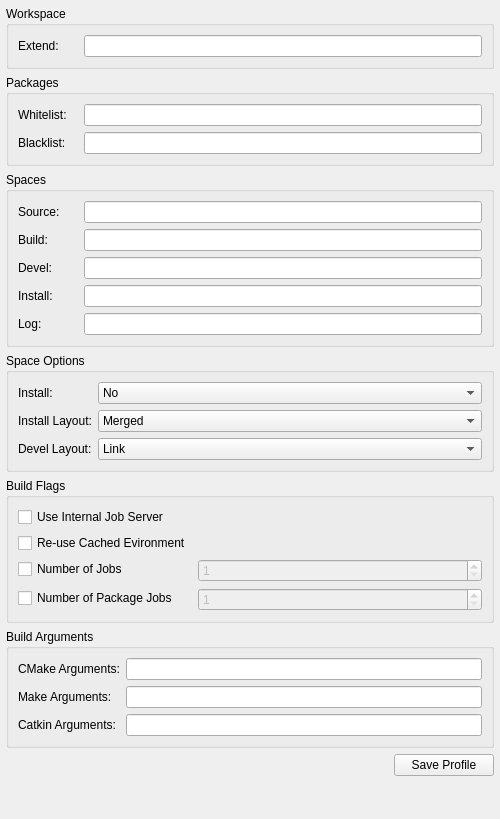
<?xml version="1.0" encoding="UTF-8"?>
<ui version="4.0">
 <class>ROSProjectManager::Internal::ROSCatkinToolsConfigEditor</class>
 <widget class="QWidget" name="ROSProjectManager::Internal::ROSCatkinToolsConfigEditor">
  <property name="geometry">
   <rect>
    <x>0</x>
    <y>0</y>
    <width>500</width>
    <height>819</height>
   </rect>
  </property>
  <property name="sizePolicy">
   <sizepolicy hsizetype="Preferred" vsizetype="Fixed">
    <horstretch>0</horstretch>
    <verstretch>0</verstretch>
   </sizepolicy>
  </property>
  <property name="minimumSize">
   <size>
    <width>0</width>
    <height>0</height>
   </size>
  </property>
  <property name="maximumSize">
   <size>
    <width>16777215</width>
    <height>16777215</height>
   </size>
  </property>
  <layout class="QVBoxLayout" name="verticalLayout">
   <property name="leftMargin">
    <number>6</number>
   </property>
   <property name="topMargin">
    <number>6</number>
   </property>
   <property name="rightMargin">
    <number>6</number>
   </property>
   <property name="bottomMargin">
    <number>6</number>
   </property>
   <item>
    <widget class="QGroupBox" name="groupBox_5">
     <property name="sizePolicy">
      <sizepolicy hsizetype="Preferred" vsizetype="Fixed">
       <horstretch>0</horstretch>
       <verstretch>0</verstretch>
      </sizepolicy>
     </property>
     <property name="title">
      <string>Workspace</string>
     </property>
     <layout class="QFormLayout" name="formLayout_4">
      <item row="0" column="0">
       <widget class="QLabel" name="extendLabel">
        <property name="minimumSize">
         <size>
          <width>60</width>
          <height>0</height>
         </size>
        </property>
        <property name="text">
         <string>Extend:</string>
        </property>
       </widget>
      </item>
      <item row="0" column="1">
       <widget class="QLineEdit" name="extend_paths_lineEdit">
        <property name="enabled">
         <bool>true</bool>
        </property>
        <property name="readOnly">
         <bool>true</bool>
        </property>
        <property name="clearButtonEnabled">
         <bool>false</bool>
        </property>
       </widget>
      </item>
     </layout>
    </widget>
   </item>
   <item>
    <widget class="QGroupBox" name="groupBox">
     <property name="sizePolicy">
      <sizepolicy hsizetype="Preferred" vsizetype="Fixed">
       <horstretch>0</horstretch>
       <verstretch>0</verstretch>
      </sizepolicy>
     </property>
     <property name="title">
      <string>Packages</string>
     </property>
     <layout class="QFormLayout" name="formLayout_3">
      <item row="0" column="0">
       <widget class="QLabel" name="whitelist_label">
        <property name="minimumSize">
         <size>
          <width>60</width>
          <height>0</height>
         </size>
        </property>
        <property name="toolTip">
         <string>&lt;html&gt;&lt;head/&gt;&lt;body&gt;&lt;p&gt;Set the packages on the whitelist. If the whitelist is non-empty, only the packages on the whitelist are built with a bare call to `catkin build`.&lt;/p&gt;&lt;/body&gt;&lt;/html&gt;</string>
        </property>
        <property name="text">
         <string>Whitelist:</string>
        </property>
       </widget>
      </item>
      <item row="0" column="1">
       <widget class="QLineEdit" name="whitelist_lineEdit">
        <property name="enabled">
         <bool>true</bool>
        </property>
        <property name="readOnly">
         <bool>true</bool>
        </property>
        <property name="clearButtonEnabled">
         <bool>false</bool>
        </property>
       </widget>
      </item>
      <item row="1" column="0">
       <widget class="QLabel" name="blacklist_label">
        <property name="minimumSize">
         <size>
          <width>60</width>
          <height>0</height>
         </size>
        </property>
        <property name="text">
         <string>Blacklist:</string>
        </property>
       </widget>
      </item>
      <item row="1" column="1">
       <widget class="QLineEdit" name="blacklist_lineEdit">
        <property name="enabled">
         <bool>true</bool>
        </property>
        <property name="readOnly">
         <bool>true</bool>
        </property>
        <property name="clearButtonEnabled">
         <bool>false</bool>
        </property>
       </widget>
      </item>
     </layout>
    </widget>
   </item>
   <item>
    <widget class="QGroupBox" name="groupBox_2">
     <property name="sizePolicy">
      <sizepolicy hsizetype="Preferred" vsizetype="Fixed">
       <horstretch>0</horstretch>
       <verstretch>0</verstretch>
      </sizepolicy>
     </property>
     <property name="minimumSize">
      <size>
       <width>0</width>
       <height>0</height>
      </size>
     </property>
     <property name="title">
      <string>Spaces</string>
     </property>
     <layout class="QFormLayout" name="formLayout_6">
      <item row="0" column="0">
       <widget class="QLabel" name="space_source_label">
        <property name="minimumSize">
         <size>
          <width>60</width>
          <height>0</height>
         </size>
        </property>
        <property name="text">
         <string>Source:</string>
        </property>
       </widget>
      </item>
      <item row="1" column="0">
       <widget class="QLabel" name="space_build_label">
        <property name="text">
         <string>Build:</string>
        </property>
       </widget>
      </item>
      <item row="2" column="0">
       <widget class="QLabel" name="space_devel_label">
        <property name="text">
         <string>Devel:</string>
        </property>
       </widget>
      </item>
      <item row="3" column="0">
       <widget class="QLabel" name="space_install_label">
        <property name="text">
         <string>Install:</string>
        </property>
       </widget>
      </item>
      <item row="0" column="1">
       <widget class="QLineEdit" name="space_source_lineEdit">
        <property name="enabled">
         <bool>true</bool>
        </property>
        <property name="toolTip">
         <string>The path to the source space.</string>
        </property>
       </widget>
      </item>
      <item row="1" column="1">
       <widget class="QLineEdit" name="space_build_lineEdit">
        <property name="enabled">
         <bool>true</bool>
        </property>
        <property name="toolTip">
         <string>The path to the build space.</string>
        </property>
       </widget>
      </item>
      <item row="2" column="1">
       <widget class="QLineEdit" name="space_devel_lineEdit">
        <property name="enabled">
         <bool>true</bool>
        </property>
        <property name="toolTip">
         <string>The path to the devel space.</string>
        </property>
       </widget>
      </item>
      <item row="3" column="1">
       <widget class="QLineEdit" name="space_install_lineEdit">
        <property name="enabled">
         <bool>true</bool>
        </property>
        <property name="toolTip">
         <string>The path to the install space.</string>
        </property>
       </widget>
      </item>
      <item row="4" column="0">
       <widget class="QLabel" name="space_log_label">
        <property name="text">
         <string>Log:</string>
        </property>
       </widget>
      </item>
      <item row="4" column="1">
       <widget class="QLineEdit" name="space_log_lineEdit">
        <property name="enabled">
         <bool>true</bool>
        </property>
        <property name="toolTip">
         <string>The path to the log space.</string>
        </property>
       </widget>
      </item>
     </layout>
    </widget>
   </item>
   <item>
    <widget class="QGroupBox" name="groupBox_3">
     <property name="sizePolicy">
      <sizepolicy hsizetype="Preferred" vsizetype="Fixed">
       <horstretch>0</horstretch>
       <verstretch>0</verstretch>
      </sizepolicy>
     </property>
     <property name="title">
      <string>Space Options</string>
     </property>
     <layout class="QFormLayout" name="formLayout_8">
      <item row="2" column="0">
       <widget class="QLabel" name="space_devel_layout_label">
        <property name="minimumSize">
         <size>
          <width>60</width>
          <height>0</height>
         </size>
        </property>
        <property name="text">
         <string>Devel Layout:</string>
        </property>
       </widget>
      </item>
      <item row="0" column="0">
       <widget class="QLabel" name="space_install_option_label">
        <property name="text">
         <string>Install:</string>
        </property>
       </widget>
      </item>
      <item row="0" column="1">
       <widget class="QComboBox" name="space_install_option_comboBox">
        <item>
         <property name="text">
          <string>No</string>
         </property>
        </item>
        <item>
         <property name="text">
          <string>Yes</string>
         </property>
        </item>
       </widget>
      </item>
      <item row="1" column="0">
       <widget class="QLabel" name="space_install_layout_label">
        <property name="text">
         <string>Install Layout:</string>
        </property>
       </widget>
      </item>
      <item row="1" column="1">
       <widget class="QComboBox" name="space_install_layout_comboBox">
        <item>
         <property name="text">
          <string>Merged</string>
         </property>
        </item>
        <item>
         <property name="text">
          <string>Isolated</string>
         </property>
        </item>
       </widget>
      </item>
      <item row="2" column="1">
       <widget class="QComboBox" name="space_devel_layout_comboBox">
        <item>
         <property name="text">
          <string>Link</string>
         </property>
        </item>
        <item>
         <property name="text">
          <string>Merge</string>
         </property>
        </item>
        <item>
         <property name="text">
          <string>Isolate</string>
         </property>
        </item>
       </widget>
      </item>
     </layout>
    </widget>
   </item>
   <item>
    <widget class="QGroupBox" name="groupBox_7">
     <property name="sizePolicy">
      <sizepolicy hsizetype="Preferred" vsizetype="Fixed">
       <horstretch>0</horstretch>
       <verstretch>0</verstretch>
      </sizepolicy>
     </property>
     <property name="title">
      <string>Build Flags</string>
     </property>
     <layout class="QFormLayout" name="formLayout">
      <item row="0" column="0">
       <widget class="QCheckBox" name="jobserver_checkBox">
        <property name="enabled">
         <bool>true</bool>
        </property>
        <property name="toolTip">
         <string>&lt;html&gt;&lt;head/&gt;&lt;body&gt;&lt;p&gt;Use the internal GNU Make job server which will limit the number of Make jobs across all active packages. If unchecked it disables the internal GNU Make job server, and use an external one (like distcc, for example). &lt;/p&gt;&lt;/body&gt;&lt;/html&gt;</string>
        </property>
        <property name="text">
         <string>Use Internal Job Server</string>
        </property>
        <property name="checkable">
         <bool>true</bool>
        </property>
        <property name="checked">
         <bool>false</bool>
        </property>
       </widget>
      </item>
      <item row="1" column="0">
       <widget class="QCheckBox" name="env_cache_checkBox">
        <property name="toolTip">
         <string>&lt;html&gt;&lt;head/&gt;&lt;body&gt;&lt;p&gt;Re-use cached environment variables when re-sourcing a resultspace that has been loaded at a different stage in the task. If unchecked it will not cache environment variables when re-sourcing the same resultspace.&lt;/p&gt;&lt;/body&gt;&lt;/html&gt;</string>
        </property>
        <property name="text">
         <string>Re-use Cached Evironment</string>
        </property>
       </widget>
      </item>
      <item row="2" column="0">
       <widget class="QCheckBox" name="jobs_checkBox">
        <property name="toolTip">
         <string>&lt;html&gt;&lt;head/&gt;&lt;body&gt;&lt;p&gt;Change the maximum number of build jobs to be distributed across active packages. (default is cpu count)&lt;/p&gt;&lt;/body&gt;&lt;/html&gt;</string>
        </property>
        <property name="text">
         <string>Number of Jobs</string>
        </property>
       </widget>
      </item>
      <item row="2" column="1">
       <widget class="QSpinBox" name="jobs_spinBox">
        <property name="enabled">
         <bool>false</bool>
        </property>
        <property name="toolTip">
         <string>&lt;html&gt;&lt;head/&gt;&lt;body&gt;&lt;p&gt;Maximum number of build jobs to be distributed across active packages. (default is cpu count)&lt;/p&gt;&lt;/body&gt;&lt;/html&gt;</string>
        </property>
        <property name="minimum">
         <number>1</number>
        </property>
        <property name="maximum">
         <number>1000000</number>
        </property>
       </widget>
      </item>
      <item row="3" column="0">
       <widget class="QCheckBox" name="package_jobs_checkBox">
        <property name="toolTip">
         <string>&lt;html&gt;&lt;head/&gt;&lt;body&gt;&lt;p&gt;Change the maximum number of packages allowed to be built in parallel (default is cpu count)&lt;/p&gt;&lt;/body&gt;&lt;/html&gt;</string>
        </property>
        <property name="text">
         <string>Number of Package Jobs</string>
        </property>
       </widget>
      </item>
      <item row="3" column="1">
       <widget class="QSpinBox" name="package_jobs_spinBox">
        <property name="enabled">
         <bool>false</bool>
        </property>
        <property name="toolTip">
         <string>&lt;html&gt;&lt;head/&gt;&lt;body&gt;&lt;p&gt;Maximum number of packages allowed to be built in parallel (default is cpu count)&lt;/p&gt;&lt;/body&gt;&lt;/html&gt;</string>
        </property>
        <property name="minimum">
         <number>1</number>
        </property>
        <property name="maximum">
         <number>1000000</number>
        </property>
       </widget>
      </item>
     </layout>
    </widget>
   </item>
   <item>
    <widget class="QGroupBox" name="groupBox_6">
     <property name="sizePolicy">
      <sizepolicy hsizetype="Preferred" vsizetype="Fixed">
       <horstretch>0</horstretch>
       <verstretch>0</verstretch>
      </sizepolicy>
     </property>
     <property name="title">
      <string>Build Arguments</string>
     </property>
     <layout class="QFormLayout" name="formLayout_2">
      <item row="0" column="0">
       <widget class="QLabel" name="cmake_args_label">
        <property name="toolTip">
         <string>&lt;html&gt;&lt;head/&gt;&lt;body&gt;&lt;p&gt;Arbitrary arguments which are passes to CMake. It collects all of following arguments until a &amp;quot;--&amp;quot; is read. If unchecked, pass no additional arguments to CMake.&lt;/p&gt;&lt;/body&gt;&lt;/html&gt;</string>
        </property>
        <property name="text">
         <string>CMake Arguments:</string>
        </property>
       </widget>
      </item>
      <item row="0" column="1">
       <widget class="QLineEdit" name="cmake_args_lineEdit">
        <property name="enabled">
         <bool>true</bool>
        </property>
        <property name="readOnly">
         <bool>true</bool>
        </property>
       </widget>
      </item>
      <item row="1" column="0">
       <widget class="QLabel" name="make_args_label">
        <property name="toolTip">
         <string>&lt;html&gt;&lt;head/&gt;&lt;body&gt;&lt;p&gt;Arbitrary arguments which are passes to Make.It collects all of following arguments until a &amp;quot;--&amp;quot; is read. If unchecked, pass no additional arguments to Make.&lt;/p&gt;&lt;/body&gt;&lt;/html&gt;</string>
        </property>
        <property name="text">
         <string>Make Arguments:</string>
        </property>
       </widget>
      </item>
      <item row="1" column="1">
       <widget class="QLineEdit" name="make_args_lineEdit">
        <property name="enabled">
         <bool>true</bool>
        </property>
        <property name="readOnly">
         <bool>true</bool>
        </property>
       </widget>
      </item>
      <item row="2" column="0">
       <widget class="QLabel" name="catkin_args_label">
        <property name="toolTip">
         <string>&lt;html&gt;&lt;head/&gt;&lt;body&gt;&lt;p&gt;Arbitrary arguments which are passes to make but only for catkin packages.It collects all of following arguments until a &amp;quot;--&amp;quot; is read. If unchecked pass no additional arguments to make for catkin packages.&lt;/p&gt;&lt;/body&gt;&lt;/html&gt;</string>
        </property>
        <property name="text">
         <string>Catkin Arguments:</string>
        </property>
       </widget>
      </item>
      <item row="2" column="1">
       <widget class="QLineEdit" name="catkin_args_lineEdit">
        <property name="enabled">
         <bool>true</bool>
        </property>
        <property name="readOnly">
         <bool>true</bool>
        </property>
       </widget>
      </item>
     </layout>
    </widget>
   </item>
   <item>
    <widget class="QFrame" name="frame">
     <property name="frameShape">
      <enum>QFrame::NoFrame</enum>
     </property>
     <property name="frameShadow">
      <enum>QFrame::Raised</enum>
     </property>
     <layout class="QHBoxLayout" name="horizontalLayout">
      <property name="spacing">
       <number>0</number>
      </property>
      <property name="leftMargin">
       <number>0</number>
      </property>
      <property name="topMargin">
       <number>0</number>
      </property>
      <property name="rightMargin">
       <number>0</number>
      </property>
      <property name="bottomMargin">
       <number>0</number>
      </property>
      <item>
       <spacer name="horizontalSpacer">
        <property name="orientation">
         <enum>Qt::Horizontal</enum>
        </property>
        <property name="sizeHint" stdset="0">
         <size>
          <width>40</width>
          <height>20</height>
         </size>
        </property>
       </spacer>
      </item>
      <item>
       <widget class="QPushButton" name="saveButton">
        <property name="sizePolicy">
         <sizepolicy hsizetype="Maximum" vsizetype="Fixed">
          <horstretch>0</horstretch>
          <verstretch>0</verstretch>
         </sizepolicy>
        </property>
        <property name="minimumSize">
         <size>
          <width>100</width>
          <height>0</height>
         </size>
        </property>
        <property name="maximumSize">
         <size>
          <width>16777215</width>
          <height>16777215</height>
         </size>
        </property>
        <property name="layoutDirection">
         <enum>Qt::LeftToRight</enum>
        </property>
        <property name="text">
         <string>Save Profile</string>
        </property>
       </widget>
      </item>
     </layout>
    </widget>
   </item>
   <item>
    <spacer name="verticalSpacer">
     <property name="orientation">
      <enum>Qt::Vertical</enum>
     </property>
     <property name="sizeHint" stdset="0">
      <size>
       <width>20</width>
       <height>0</height>
      </size>
     </property>
    </spacer>
   </item>
  </layout>
 </widget>
 <resources/>
 <connections>
  <connection>
   <sender>jobs_checkBox</sender>
   <signal>toggled(bool)</signal>
   <receiver>jobs_spinBox</receiver>
   <slot>setEnabled(bool)</slot>
   <hints>
    <hint type="sourcelabel">
     <x>67</x>
     <y>218</y>
    </hint>
    <hint type="destinationlabel">
     <x>296</x>
     <y>219</y>
    </hint>
   </hints>
  </connection>
  <connection>
   <sender>package_jobs_checkBox</sender>
   <signal>toggled(bool)</signal>
   <receiver>package_jobs_spinBox</receiver>
   <slot>setEnabled(bool)</slot>
   <hints>
    <hint type="sourcelabel">
     <x>94</x>
     <y>248</y>
    </hint>
    <hint type="destinationlabel">
     <x>296</x>
     <y>249</y>
    </hint>
   </hints>
  </connection>
 </connections>
</ui>
